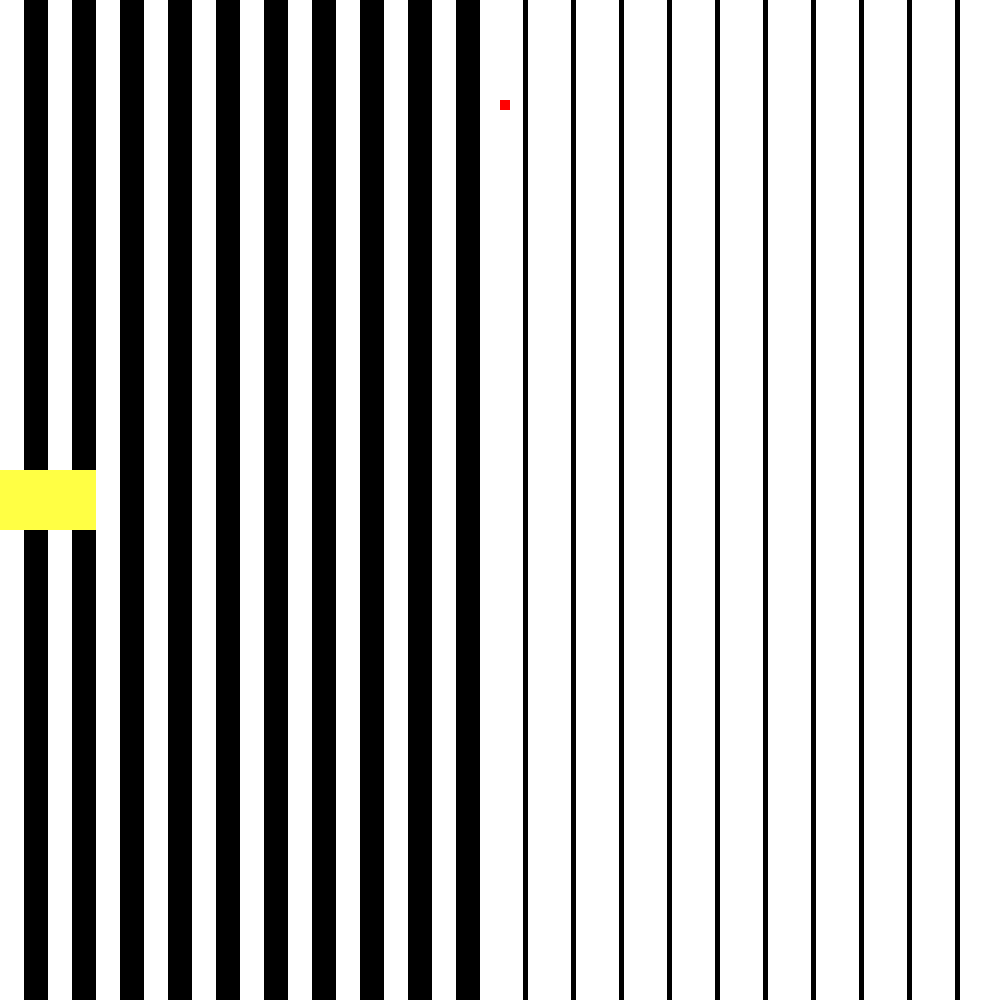
Frame 1 (no input)
Frame 60 (the mouse pressed at the canvas centre just before this capture): identical to frame 1, image omitted
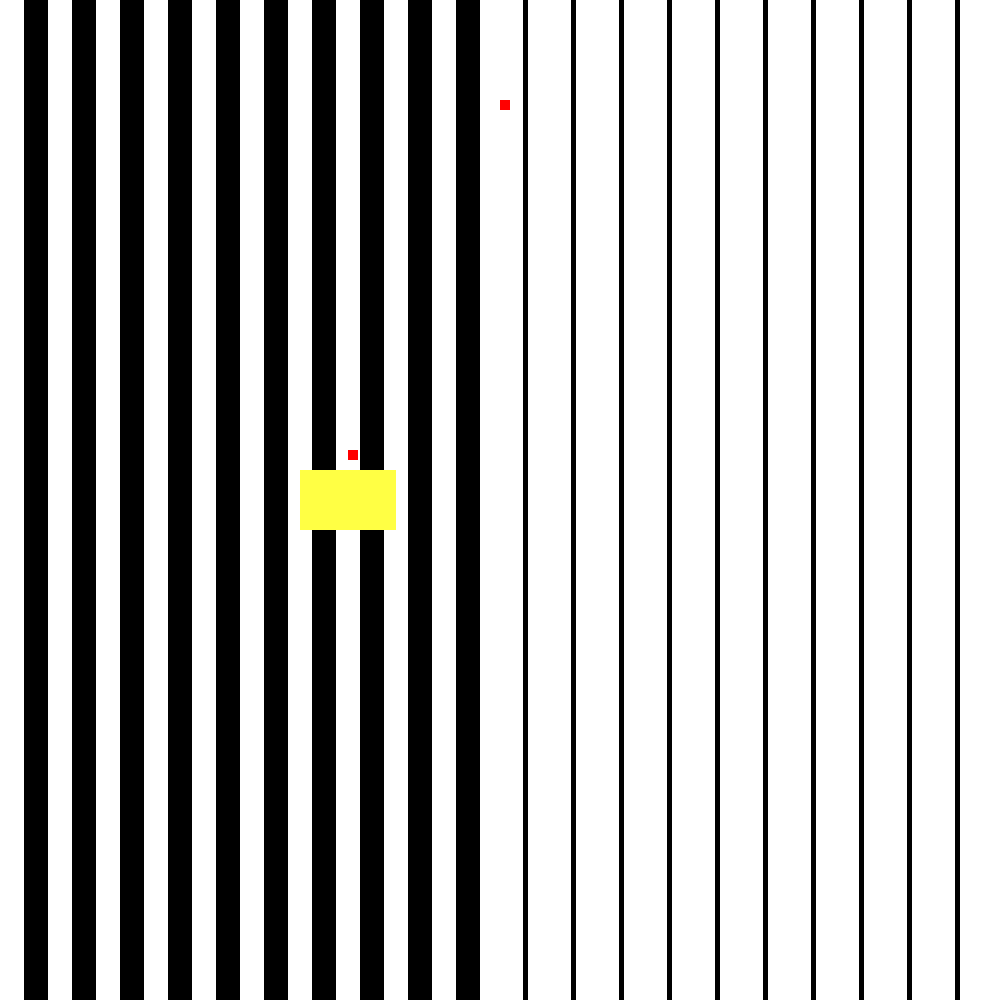
Frame 120 (the mouse held since frame 60 and released just before this capture)

The Processing sketch that drew these frames (run headless with seeded random() and noise(); from frame 60 on, the mouse is pressed at the canvas centre):

// Processing sketch: processing_130734
// ── processing_130734.pde

int last = 0;
int barWidth = 24;
int footLength = 96;
int footHeight = 60;
int xPos;
Boolean yellow=true;

void setup(){
  size(1000,1000);
}

void draw(){
  makeStripes();
  if(xPos>1000){
    xPos=0;
  }
  drawFeet();
  fill(#FF0000);
  rect(500,100,10,10);
}

void makeStripes(){
  background(#000000);
  noStroke();
  fill(#FFFFFF);
  for(int i=0;i<ceil(1000/(2*barWidth)+1);i=i+1){
    if(i<ceil(500/(2*barWidth))){
      rect(i*2*barWidth,0,24,1000);
    }else{
      rect(i*2*barWidth,0,43,1000);
    }
  }
}

void drawFeet(){
  noStroke();
  xPos = xPos + mouseX/100;
  if(yellow){
    fill(#FFFF44);
  }else{
    fill(#000088);
  }
  rect(xPos,500-(footHeight/2),footLength,footHeight);
  fill(#FF0000);
  rect(xPos+footLength/2,mouseY-50,10,10);
}

void keyPressed(){
  if(key==ENTER){
    yellow = !yellow;
  }
  if(key==CODED){
    if(keyCode==UP && footHeight<1010){
      footHeight = footHeight+10;
    }
    if(keyCode==DOWN && footHeight>0){
      footHeight = footHeight-10;
    }
    if(keyCode==LEFT && footLength>0){
      footLength = footLength-12;
    }
    if(keyCode==RIGHT && footLength<1010){
      footLength = footLength+12;
    }
  }
}
